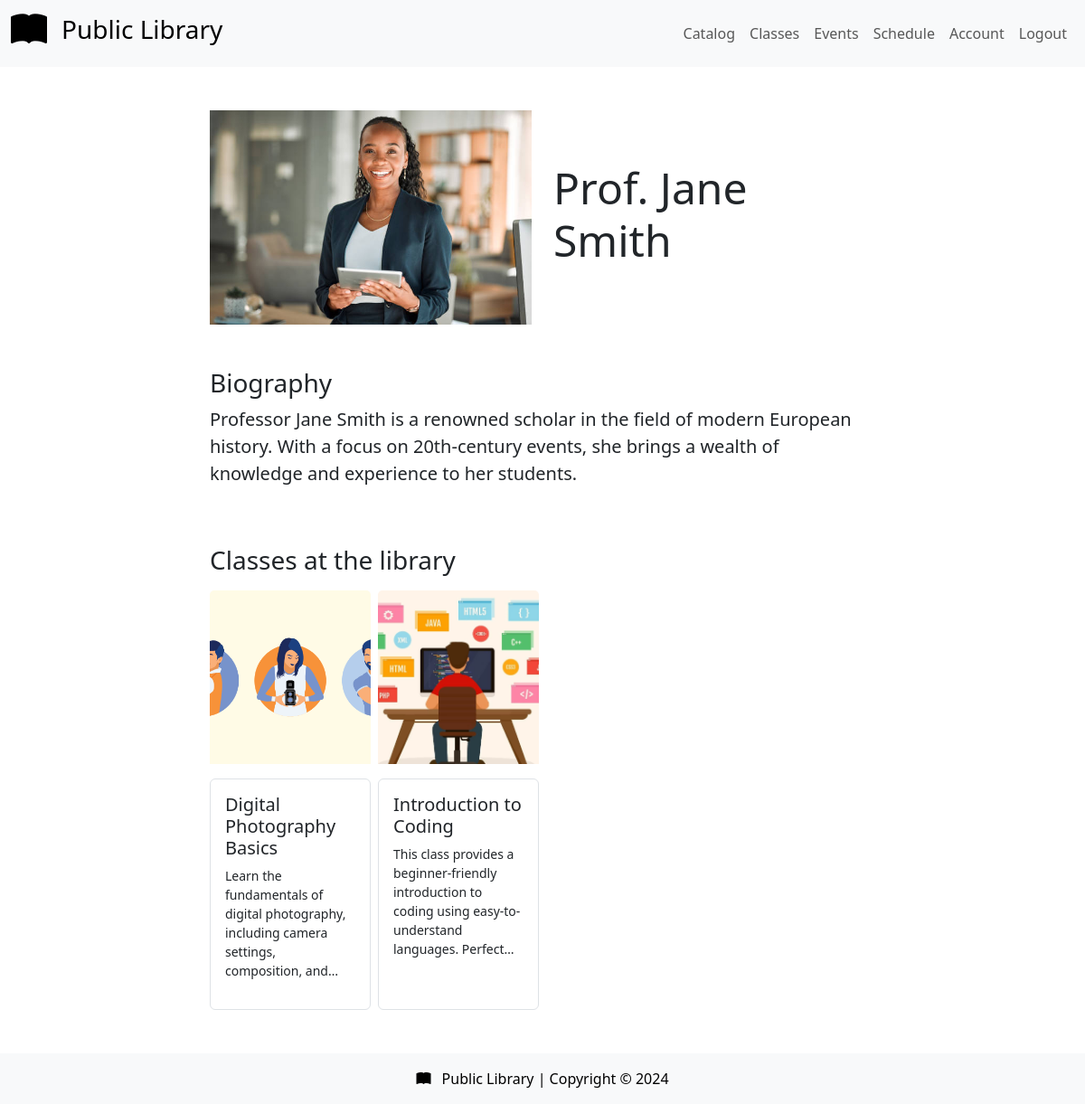
The page /views/pages/view-instructor.php?instructorId=2 (signed in) on the database its author committed.
### tables this page shows
CREATE TABLE LIB_INSTRUCTOR (
    InstructorID TINYINT AUTO_INCREMENT PRIMARY KEY,
    Name VARCHAR(100) NOT NULL,
    Gender CHAR(1),
    Bio TEXT,
    ImagePath VARCHAR(255)
);

### helpers.php (called while the page is built, shortened)
<?php
function prepSanitaryData($conn, $string) {
    $trimmed = trim($string);
    return $trimmed;
}

### views/pages/view-instructor.php (the view)
<?php include_once '../partials/head.php'; ?>
<?php include_once '../partials/navbar.php'; ?>
<main>
    <div class="container mt-5">
        <div class="row justify-content-center">
            <?php
                require_once '../../config/dbauth.php';
                require_once '../../helpers.php';
                $conn = connect();
                $instructorId = prepSanitaryData($conn, $_GET['instructorId']);
                $queryFramework = <<<_END
                    SELECT
                    li.*
                    ,CONCAT('[',
                        GROUP_CONCAT(
                            DISTINCT CONCAT(
                                '{"id":', lc.ClassID,
                                ',"title":"', REPLACE(lc.Title, '"', '\"'),
                                '","description":"', REPLACE(lc.Description, '"', '\"'),
                                '","image":"', REPLACE(lc.ImagePath, '"', '\"'), '"}'
                            )
                            SEPARATOR ','
                        ),
                    ']') AS `CLASSES`
                    FROM LIB_CLASS lc
                    INNER JOIN LIB_CLASS_INSTRUCTOR lic ON lic.ClassID = lc.ClassID
                    INNER JOIN LIB_INSTRUCTOR li ON li.InstructorID = lic.InstructorID
                    INNER JOIN LIB_CLASS_SCHEDULE lcs ON lcs.ClassID = lc.ClassID
                    WHERE li.InstructorID = ?
                _END;
                $queryStmt = $conn->prepare($queryFramework);
                $queryStmt->bind_param("i", $instructorId);
                $queryStmt->execute();
                $result = $queryStmt->get_result();
                $result->data_seek(0);
                $row = $result->fetch_array(MYSQLI_ASSOC);
                $instructorImg = ($row['ImagePath'] ?? 'ImageDirectory/default-image.jpg');
                $classes = json_decode($row['CLASSES'], true);
                echo <<<_END
                    <div class="col-10 col-md-6 col-xl-4">
                        <img class="img-fluid" src='../../$instructorImg' alt="">
                    </div>
                    <div class="col-12 col-md-6 col-xl-4 mt-3 mt-md-0 d-flex flex-column justify-content-evenly">
                        <div>
                            <h1 class="display-5 mb-2">$row[Name]</h1>
                        </div>
                    </div>
                _END;
            ?>
        </div>
        <div class="row justify-content-center mt-5">
            <div class="col-md-8">
                <h3>Biography</h3>
                <p class="lead"><?php echo $row['Bio'] ?></p>
            </div>
        </div>
        <div class="row justify-content-center my-5">
            <div class="col-md-8">
                <h3 class="mb-3">Classes at the library</h3>
                <div class="row row-cols-1 row-cols-md-2 row-cols-xl-4 g-2">
                    <?php
                    foreach($classes as $class) {
                        $img = ($class['image'] ?? 'ImageDirectory/default-image.jpg');
                        echo <<<_END
                        <div class="col">
                            <div class="card border-0">
                                <img src="../../$img" class="card-img-top class-item-img mb-3" alt="...">
                                <div class="card-body border rounded" style="height:16rem">
                                    <h5 class="card-title mb-2">$class[title]</h5>
                                    <p class="card-text small text-truncate-multiline">$class[description]</p>
                                </div>
                                <a class="stretched-link" href="view-class.php?classId=$class[id]"></a>
                            </div>
                        </div>
                        _END;
                    }
                    ?>
                </div>
            </div>
        </div>
    </div>
</main>
<?php include_once '../partials/footer.php'; ?>

### styles.css (style rules this page uses)
.text-truncate-multiline { display: -webkit-box; -webkit-box-orient: vertical; overflow: hidden; text-overflow: ellipsis; -webkit-line-clamp: 6; height: calc(1.5em * 6); }
.class-item-img, .event-item-img { height: 12rem; object-fit: cover; }

### rows shown on the page
lib_instructor: ImagePath (picture), Name "Prof. Jane Smith", Bio "Professor Jane Smith is a renowned scholar in the field of modern European history. With a focus on 20th-century events, she brings a wealth of knowledge and experience to her students."

### other values the page prints
$authLang "Logout"
$class[title] "Digital Photography Basics"
$class[description] "Learn the fundamentals of digital photography, including camera settings, composition,…"
$class[title] "Introduction to Coding"
$class[description] "This class provides a beginner-friendly introduction to coding using easy-to-understand languages.…"
